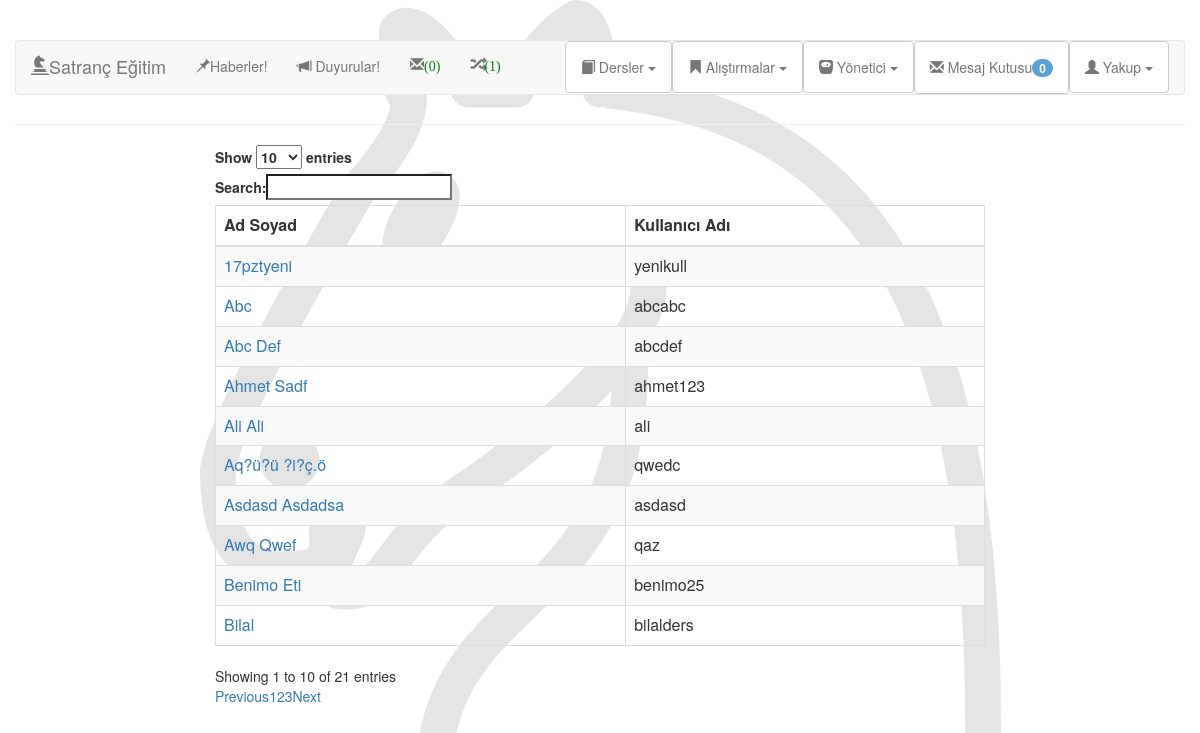
Screenshot of /web/app/controller/istatislikler.php?id=1&islem=bilgisayarkarsi (signed in) with the database file from the repository.
### tables this page shows
CREATE TABLE IF NOT EXISTS `kullanicilar` (
  `id` int(11) NOT NULL AUTO_INCREMENT,
  `kullaniciAdi` varchar(30) DEFAULT NULL,
  `adSoyad` varchar(70) DEFAULT NULL,
  `email` varchar(256) DEFAULT NULL,
  `passHash` varchar(256) DEFAULT NULL,
  `tarihKayit` timestamp NOT NULL DEFAULT CURRENT_TIMESTAMP ON UPDATE CURRENT_TIMESTAMP,
  `tarihSonGiris` timestamp NOT NULL DEFAULT '0000-00-00 00:00:00',
  `tarihDogum` datetime DEFAULT NULL,
  `avatar` varchar(150) DEFAULT NULL,
  `puan` int(11) DEFAULT NULL,
  `seviye` int(11) DEFAULT NULL,
  `yetki` smallint(6) DEFAULT NULL,
  `aktif` tinyint(4) DEFAULT NULL,
  `aktivasyon` varchar(6) DEFAULT '1',
  `engelSuresi` timestamp NOT NULL DEFAULT '0000-00-00 00:00:00',
  PRIMARY KEY (`id`)
);

### web/app/model/DBHelper.php (called while the page is built, shortened)
<?php
class DBHelper {
	private static $instance = null;
	private function __construct(){
		$this->mysqli = new mysqli(SERVER, USER, PASSWORD, DATABASE);
	}
	public static function getConnection(){
		if(self::$instance == null){
			self::$instance = new DBHelper();
		}
		return self::$instance->mysqli;
	}
}
?>

### web/app/model/DBIstatislik.php (called while the page is built, shortened)
<?php
require_once("DBHelper.php");
class DBIstatislik{
	private $mysqli;
	function __construct(){
		$this->mysqli = DBHelper::getConnection();
	}
	function kullaniciAdedi(){
		$sorgu=$this->mysqli->query("select id from kullanicilar where yetki='4' order by kullaniciAdi;");
		$donen = $sorgu->num_rows;
		if($donen>0){
			return $donen;
		}
		else{
			return 0;
		}
	}
	function kullanicilariGetir($baslangic,$limit){
		$sorgu=$this->mysqli->query("select id,adSoyad,kullaniciAdi,yetki from kullanicilar where yetki='4' order by adSoyad limit $baslangic,$limit;");
		$dizi=array();
		$donen = $sorgu->num_rows;
		if($donen>0){
			$i=0;
			while($kayitlar=$sorgu->fetch_array()){
				$dizi[$i]=$kayitlar;
				$i++;
			}
			return $dizi;
		}
		else{
			return 0;
		}
	}
}
?>

### web/app/model/utils.php (called while the page is built, shortened)
<?php
function loadView($view, $args=null){
	include($_SERVER['DOCUMENT_ROOT']."/web/app/view/$view");
}
function sayfalama($sayfa, $limit,$adet){
		$ksayisi = $adet;
		$ssayisi = ceil($ksayisi/$limit);
		if(empty($sayfa) || !is_numeric($sayfa)){
			$sayfa = 1;
		}if($sayfa > $ssayisi){
			$sayfa = $ssayisi;
		}if($sayfa < 1){
			$sayfa = 1;
		}
		$baslangic   = ($sayfa-1) * $limit;
		$sayfa_degerleri = array("baslangic"=>$baslangic,"ssayisi"=>$ssayisi);
		return $sayfa_degerleri;
}
?>

### web/app/model/DBOnline.php (called while the page is built, shortened)
<?php
require_once("DBHelper.php");
class DBOnline{
	private $mysqli;
	function __construct(){
		$this->mysqli = DBHelper::getConnection();
	}
	function eskimaclar($id,$oyunID){
		if($oyunID == -1){
			$sorgu = $this->mysqli->query("select id,beyazID,siyahID,sureSiyah,sureBeyaz,puanSiyah,puanBeyaz,tarihOlusturma,seviye,kazananID from oyunlar where (beyazID='$id' or siyahID='$id') and oyunTuru=1 and seviye=0 order by tarihOlusturma desc;");
		}else{
			$sorgu = $this->mysqli->query("select id,beyazID,siyahID,sureSiyah,sureBeyaz,puanSiyah,puanBeyaz,tarihOlusturma,seviye,kazananID from oyunlar where id='$oyunID';");
		}
		$donen_satir=$sorgu->num_rows;
		if($donen_satir>0){
			$maclar=array();
			$i=0;
			$karsi = 0;
			while($kayitlar=$sorgu->fetch_array())
			{
				if($id == $kayitlar["beyazID"]){
					$karsi = $kayitlar["siyahID"];
				}else{
					$karsi = $kayitlar["beyazID"];
				}
				$sorgu1 = $this->mysqli->query("select id,adSoyad from kullanicilar where id='$karsi';");
				$karsiAd = $sorgu1->fetch_array();
				$maclar[$i]=array("id"=>$kayitlar["id"],"sureSiyah"=>$kayitlar["sureSiyah"],"sureBeyaz"=>$kayitlar["sureBeyaz"],"adSoyad"=>$karsiAd["adSoyad"],
				"puanSiyah"=>$kayitlar["puanSiyah"],"puanBeyaz"=>$kayitlar["puanBeyaz"],"tarihOlusturma"=>$kayitlar["tarihOlusturma"],
				"seviye"=>$kayitlar["seviye"],"beyazID"=>$kayitlar["beyazID"],"siyahID"=>$kayitlar["siyahID"], "kazananID" => $kayitlar["kazananID"]);
				$i++;
			}
			return $maclar;
		}
		else{
			return 0;
		}
	}
}
?>

### web/app/view/istatislik/kullanicilariGoster.php (the view, shortened to what this page needs)
<?php
	if($args["sayac"]=="1"){
		?>
			<table  id="example" class="table table-striped table-bordered nowrap table table-hover">
			<thead>
			<tr><th>Ad Soyad</th><th>Kullanıcı Adı</th></tr>
			</thead>
			<tbody>
		<?php
	}
	echo "<tr><td><a href=/web/app/controller/istatislikler.php?id=".$_GET["id"]."&kulid=".$args["kullanici"]["id"]."&islem=".$_GET["islem"].">
	".ucwords(strtolower($args["kullanici"]["adSoyad"]))."</a></td><td>".$args["kullanici"]["kullaniciAdi"]."</td></tr>";
	if($args["toplamsayac"] == $args["sayac"]){
	?>
		</tbody></table>
	<?php
	}
	?>

### web/app/controller/istatislikler.php (shortened to what this page needs)
<?php
include_once("../model/utils.php");
loadView("header.php");
?>
	<div class="row">
	<div class="col-md-2">
	</div>
<?php
class Istatislik{
		?>
	<?php
	function kullanicilarGetir(){
		$kullanicilar=new DBIstatislik();
		$kullaniciAdedi = $kullanicilar->kullaniciAdedi();
		$adet = $kullaniciAdedi;
		if($adet !== false){
		$sayfa = isset($_GET["s"]) ? $_GET["s"] : 0;
		$limit = 20;
		$sayfa_degerleri = sayfalama($sayfa,$limit,$adet);
		$baslangic = $sayfa_degerleri["baslangic"];
		$ssayisi = $sayfa_degerleri["ssayisi"];
		$hatalar = array();
		$dizi=$kullanicilar->kullanicilariGetir($baslangic,$limit);
		$sayac=1;
		?>
		<div class="col-md-8">
		<?php
		if($dizi !== false){
			if($dizi !== 0){
				for($i=0;$i<count($dizi);$i++){
					$kayitlar=array("kullanici"=>$dizi[$i],"sayac"=>$sayac++,"ssayisi"=>$ssayisi,"toplamsayac"=>count($dizi));
					loadView("istatislik/kullanicilariGoster.php",$kayitlar);
				}
			}
			else{
				$hatalar[] = "Hiç Kullanıcı Yok!";
				$hata = true;
			}
		}
		else{
			$hatalar[] = "Sistemde Hata Oluştu! lütfen Daha Sonra Tekrar Deneyin!";
			$hata = true;
		}
	 ?>
	</div>
		<?php
	}
	}
}
$object=new Istatislik();
if(!empty($_GET["id"])){
	if($_SESSION["yetki"] === "2" ||
		$_SESSION["id"] === $_GET["id"]){
		if(!empty($_GET["islem"])){
			if($_GET["islem"]==="bilgisayarkarsi" || $_GET["islem"]==="kullaniciyakarsi"){
				if($_SESSION["yetki"]=="2"){
					$object->kullanicilarGetir();
				}
			}
		}
	}
}
echo "</div>";
?>

### web/app/assets/css/style.css (style rules this page uses)
body { background-image: url("../image/at.svg"); background-repeat: no-repeat; background-position: center; }
body { scrollbar-face-color: green; scrollbar-highlight-color: blue; scrollbar-3dlight-color: red; scrollbar-darkshadow-color: yellow; scrollbar-shadow-color: grey; scrollbar-arrow-color: purple; scrollbar-track-color: pink; }

### rows the page displays
kullanicilar: adSoyad "17pztyeni", kullaniciAdi "yenikull"
kullanicilar: adSoyad "Abc", kullaniciAdi "abcabc"
kullanicilar: adSoyad "Abc Def", kullaniciAdi "abcdef"
kullanicilar: adSoyad "Ahmet Sadf", kullaniciAdi "ahmet123"
kullanicilar: adSoyad "Ali Ali", kullaniciAdi "ali"
kullanicilar: adSoyad "Aq?ü?ü ?i?ç.ö", kullaniciAdi "qwedc"
kullanicilar: adSoyad "Asdasd Asdadsa", kullaniciAdi "asdasd"
kullanicilar: adSoyad "Awq Qwef", kullaniciAdi "qaz"
kullanicilar: adSoyad "Benimo Eti", kullaniciAdi "benimo25"
kullanicilar: adSoyad "Bilal", kullaniciAdi "bilalders"

### other values shown
count($gelenIstekler) "0"
$bekleyenOyunlar "1"
$gelenmesajlar "0"
$_SESSION["kullaniciadi"] "Yakup"
